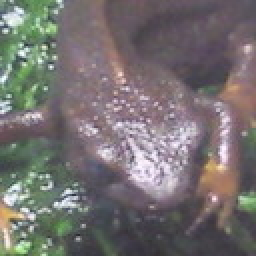
#> input picture Question_81_90/dataset/train_akahara_1.jpg, 128 x 128 px (shown 2 times larger)
$ python my_answer_90.py   (older library calls are emulated)
#> lines starting #> are read from the running program, lines starting #| are printed output that depends on the picture
import cv2
import numpy as np

def calc_hist(img, shade=4):
    data = np.zeros(shade*3)
    r = img[...,2]
    g = img[...,1]
    b = img[...,0]

    shade = 4
    for s in range(shade):
        data[s]         = np.sum(((s*64) <= b) & (b < ((s+1)*64)))
        data[s+shade]   = np.sum(((s*64) <= g) & (g < ((s+1)*64)))
        data[s+shade*2] = np.sum(((s*64) <= r) & (r < ((s+1)*64)))
    return data

np.random.seed(8)
th = 0.5

database = np.zeros((10, 13), dtype=np.int)
file_list = ["train_akahara_1.jpg",
             "train_akahara_2.jpg",
             "train_akahara_3.jpg",
             "train_akahara_4.jpg",
             "train_akahara_5.jpg",
             "train_madara_1.jpg",
             "train_madara_2.jpg",
             "train_madara_3.jpg",
             "train_madara_4.jpg",
             "train_madara_5.jpg"]

for i in range(len(file_list)):
    img = cv2.imread("dataset/" + file_list[i])
#> img is the input picture: shape (128, 128, 3); mean B, G, R 112.4, 112.4, 117.3
    database[i, 0:12] = calc_hist(img)
#> in calc_hist, `r = img[...,2]`:
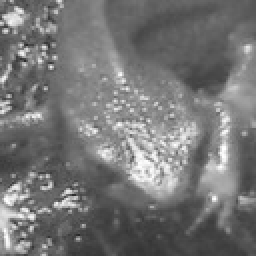
#> r: shape (128, 128) (shown 2 times larger); min 38, max 255, mean 117.3
#> in calc_hist, `g = img[...,1]`:
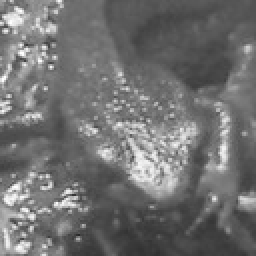
#> g: shape (128, 128) (shown 2 times larger); min 39, max 255, mean 112.4
#> in calc_hist, `b = img[...,0]`:
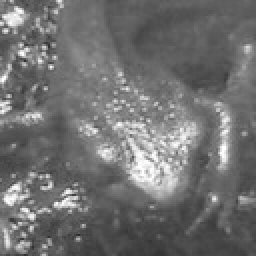
#> b: shape (128, 128) (shown 2 times larger); min 43, max 255, mean 112.4
#> after the loop in calc_hist, `for s in range(shade):`: data = [187, 12390, 2867, 940, 583, 11705, 3231, 865, 477, 10249, 4667, 991]
    if np.random.random() < th:
        database[i, 12] = 0
    else:
        database[i, 12] = 1
#> pass 2 of the loop `for i in range(len(file_list)):`:
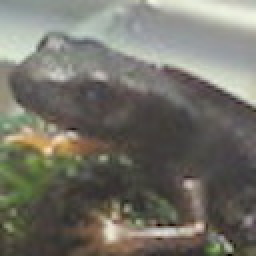
#> input picture Question_81_90/dataset/train_akahara_2.jpg, 128 x 128 px (shown 2 times larger)
#> img is the input picture: shape (128, 128, 3); mean B, G, R 104.4, 113.6, 115.5
#> in calc_hist (call 2), `g = img[...,1]`:
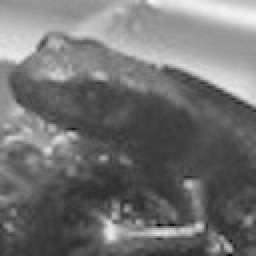
#> g: shape (128, 128) (shown 2 times larger); min 3, max 244, mean 113.6
#> in calc_hist (call 2), `b = img[...,0]`:
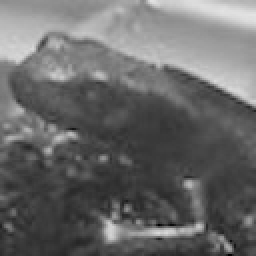
#> b: shape (128, 128) (shown 2 times larger); min 0, max 227, mean 104.4
#> after the loop in calc_hist (call 2), `for s in range(shade):`: data = [3901, 7207, 4435, 841, 2008, 8299, 4665, 1412, 1085, 9010, 4977, 1312]
#> pass 3 of the loop `for i in range(len(file_list)):`:
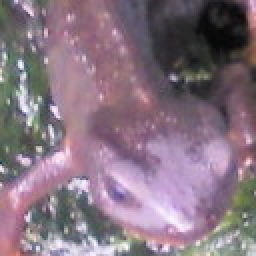
#> input picture Question_81_90/dataset/train_akahara_3.jpg, 128 x 128 px (shown 2 times larger)
#> img is the input picture: shape (128, 128, 3); mean B, G, R 129.5, 115.5, 134.8
#> in calc_hist (call 3), `g = img[...,1]`:
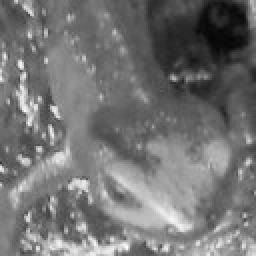
#> g: shape (128, 128) (shown 2 times larger); min 6, max 252, mean 115.5
#> in calc_hist (call 3), `b = img[...,0]`:
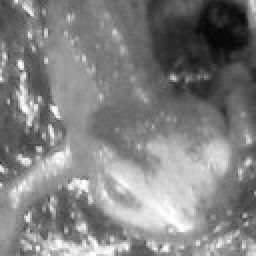
#> b: shape (128, 128) (shown 2 times larger); min 6, max 255, mean 129.5
#> after the loop in calc_hist (call 3), `for s in range(shade):`: data = [1620, 6778, 5718, 2268, 1753, 8739, 5065, 827, 1555, 5463, 7195, 2171]
#> (the run stopped early here; a loop or call above may not have finished)
